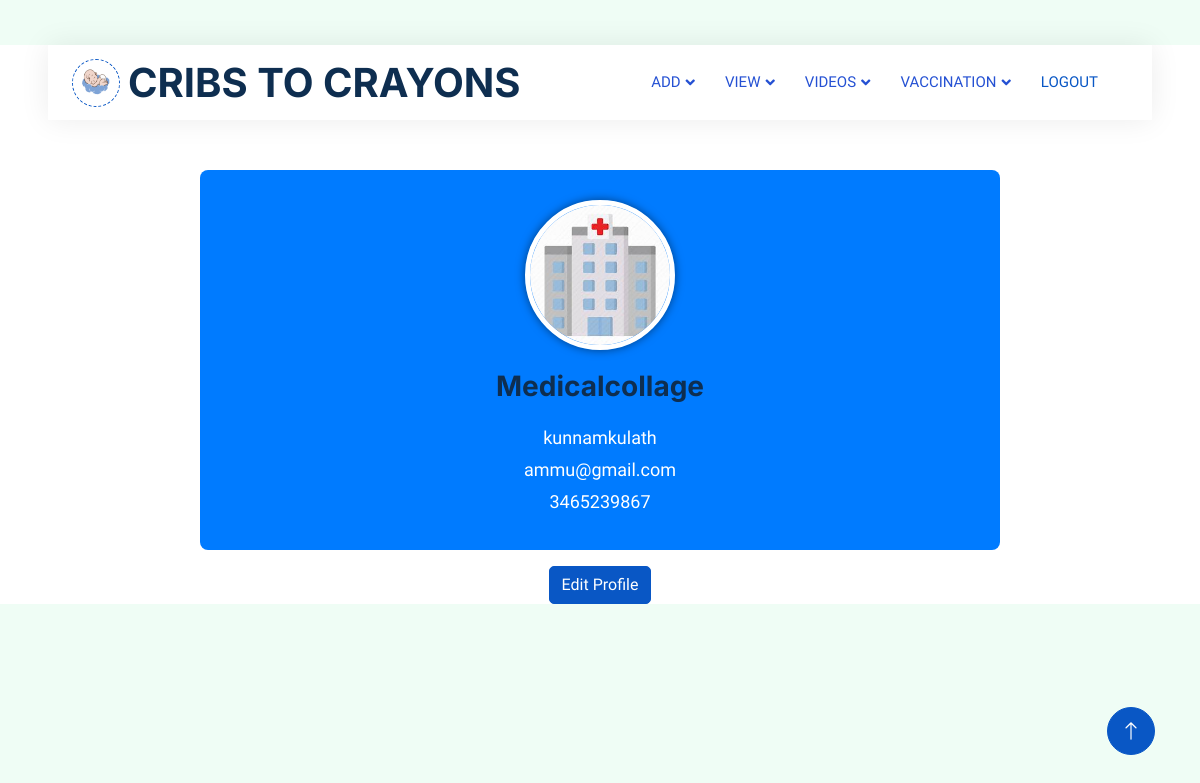
The page /hospitalprofile (signed in) on the database as committed earlier.
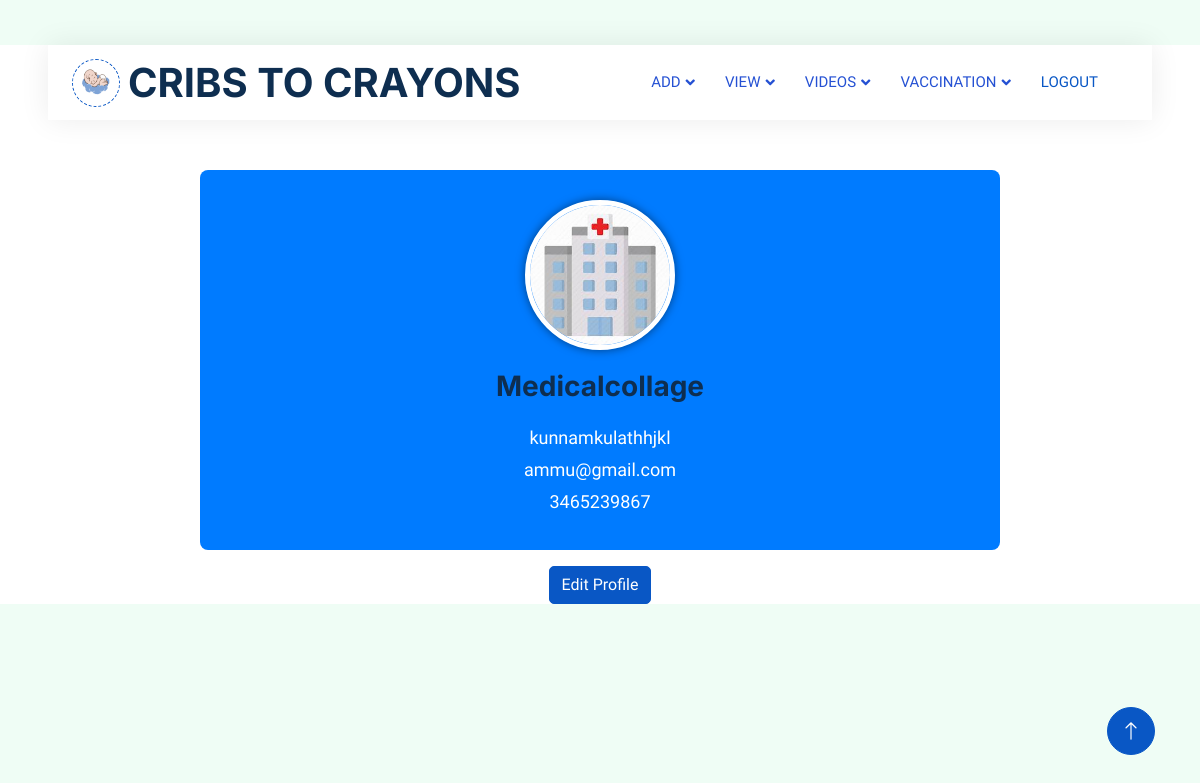
The same page on the database as committed later.
### app1/models.py (models this page shows, shortened)
class Hospital(models.Model):
    login_id=models.ForeignKey(LoginUser,on_delete=models.CASCADE)
    hospital_name=models.CharField(max_length=20)
    Address=models.CharField(max_length=50)
    Email=models.EmailField()
    phone=models.IntegerField()
    licence_proof=models.FileField(upload_to='licence')

### app1/views.py (the view)
# urls.py: path('hospitalprofile',views.hospital_profile,name="hospitalprofile"),
def hospital_profile(request):
    log_id=LoginUser.objects.get(id=request.user.id)
    hospital=Hospital.objects.get(login_id=log_id)
    context={
        'hospital':hospital
    }
    return render(request,'Hospital/hospitalprofile.html',context)

### template/Hospital/hospitalprofile.html (shortened to what this page needs)
<!DOCTYPE html>
<html lang="en">
{% load static %}
<head>
    <link href="https://cdnjs.cloudflare.com/ajax/libs/font-awesome/5.10.0/css/all.min.css" rel="stylesheet">
    <link href="https://cdn.jsdelivr.net/npm/bootstrap-icons@1.4.1/font/bootstrap-icons.css" rel="stylesheet">
    <link href="{% static 'js/animate.min.css' %}" rel="stylesheet">
    <link href="{% static 'js/owl.carousel.min.css' %}" rel="stylesheet">
    <link href="{% static 'css/bootstrap.min.css' %}" rel="stylesheet">
    <link href="{% static 'css/style.css' %}" rel="stylesheet">
</head>
<body>
    <div class="container-xxl bg-white p-0">
        <div class="container-fluid nav-bar bg-transparent">
            <nav class="navbar navbar-expand-lg bg-white navbar-light py-0 px-4">
                <a href="" class="navbar-brand d-flex align-items-center text-center">
                    <div class="icon p-2 me-2">
                        <img class="img-fluid" src="{% static 'img/logo.gif' %}" alt="Icon" style="width: 30px; height: 30px;">
                    </div>
                    <h1 class="m-0 " >CRIBS TO CRAYONS</h1>
                </a>
                <div class="collapse navbar-collapse" id="navbarCollapse">
                    <div class="navbar-nav ms-auto">
                        <div class="nav-item dropdown">
                            <a href="#" class="nav-link dropdown-toggle" data-bs-toggle="dropdown">ADD</a>
                        </div>
                        <div class="nav-item dropdown">
                          <a href="#" class="nav-link dropdown-toggle" data-bs-toggle="dropdown">VIEW</a>
                      </div>
                      <div class="nav-item dropdown">
                        <a href="#" class="nav-link dropdown-toggle" data-bs-toggle="dropdown">VIDEOS</a>
                    </div>
                      <div class="nav-item dropdown">
                        <a href="#" class="nav-link dropdown-toggle" data-bs-toggle="dropdown">VACCINATION</a>
                  </div>
                    <a href="{% url 'login'%}" class="nav-item nav-link active" >LOGOUT</a>
                </div>
            </nav>
        </div>
<div class="profile-container">
  <div class="profile-header text-center">
    <img src="{% static 'img/h1.jpeg' %}" alt="Profile Picture" class="profile-picture">
    <h1 class="profile-name">{{ hospital.hospital_name }}</h1>
    <div class="profile-details">
      <p>{{ hospital.Address }}</p>
      <p>{{ hospital.Email }}</p>
      <p>{{ hospital.phone }}</p>
    </div>
  </div>
  <div class="text-center mt-3">
    <a href="{% url 'edithospital'%}" class="btn btn-primary">Edit Profile</a>
  </div>
</div>
<a href="#" class="btn btn-lg btn-primary btn-lg-square back-to-top"><i class="bi bi-arrow-up"></i></a>
</div>
</body>
</html>

Rows that differ between the two databases and show on the page:
changed Hospital "Medicalcollage": Address "kunnamkulath" → "kunnamkulathhjkl"
